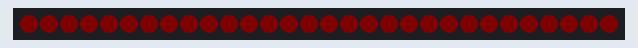
A program run on a simulated CircuitPython board. On the bench: 30 RGB LEDs in strip order, left to right. Dim RGB values are drawn brighter than linear; random numbers come from a fixed seed.

Above: at 0.15 s.
At 8.87 s:
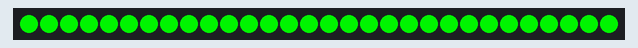
At 18.51 s:
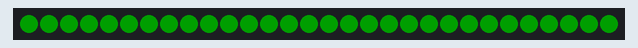
At 28.47 s:
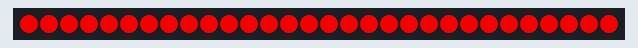
At 34.68 s:
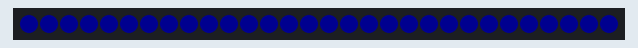
At 39.04 s:
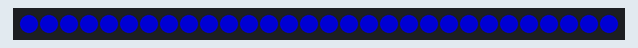

The program:

FadeInFadeOut.py
```python
import board
import time
from neopixel import NeoPixel
import random

np = NeoPixel(board.D2, 30, auto_write = False, brightness=1)


red = ((255,0,0))
blue = ((0,255,0))
green = ((0,0,255))

color_list = [red,blue,green]
def fade_out(color, speed =0.01, ratio = 50):
    red_ratio = color[0] / ratio
    red_orig = color[0]
    blue_ratio = color[1] / ratio
    blue_orig = color[1]
    green_ratio = color[2] / ratio
    green_orig = color[2]
    for i in range(1,51):
        rd = red_orig - i * red_ratio
        blu = blue_orig - i*blue_ratio
        gren = green_orig - i*green_ratio
        np.fill((rd,blu,gren))
        np.show()
        time.sleep(speed)


def fade_in(colors, speed = 0.01, ratio = 50):
    red_ratio = colors[0] / ratio
    red_orig = colors[0]
    blue_ratio = colors[1] / ratio
    blue_orig = colors[1]
    green_ratio = colors[2] / ratio
    green_orig = colors[2]
    for i in range(1,51):
        re = red_orig + i * red_ratio
        ble = blue_orig + i * blue_ratio
        grn = green_orig + i * green_ratio
        np.fill((re,ble,grn))
        np.show()
        time.sleep(speed)


while True:
          rgb = random.choice(color_list)
          fade_in(rgb)
          fade_out(rgb)
```
